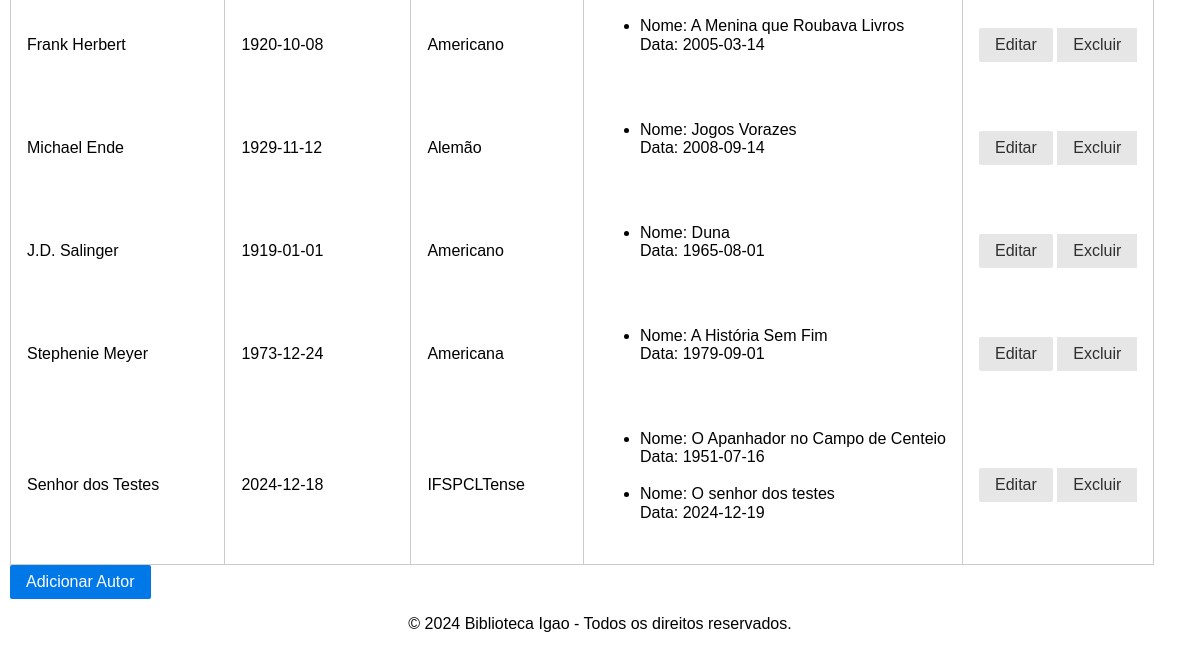
Before: /authors/autores (lower part) with the older database file.
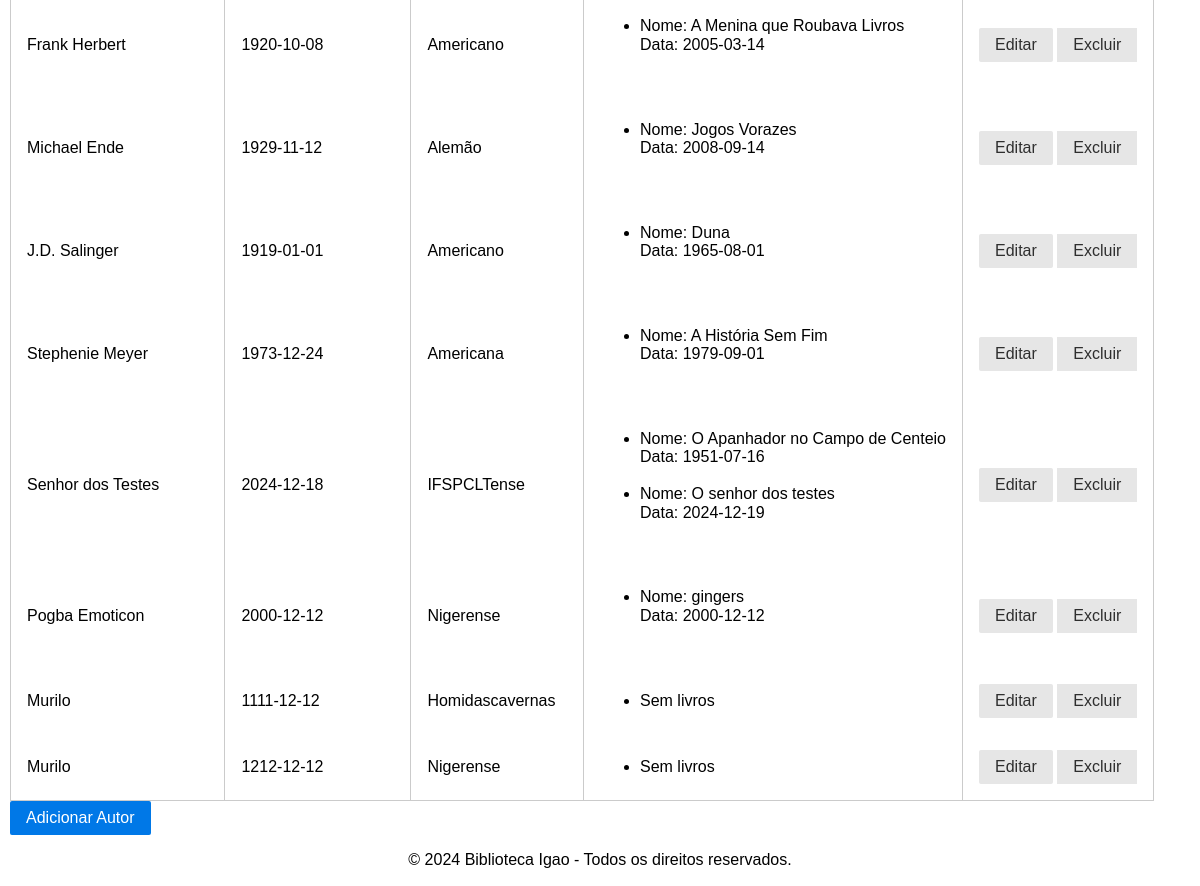
After: the same page with the newer database file.
### Uniao/model/Autores.py (models this page shows)
class Autores(database.Model):
    id = database.Column(database.Integer, primary_key=True)
    nome = database.Column(database.String(100), nullable=False)
    data_nascimento = database.Column(database.Date, nullable=True)
    nacionalidade = database.Column(database.String(50), nullable=False)
    livros = database.relationship("Livros", back_populates="autor", lazy=True)
    def JSonificar(self):
        return {
            "id": self.id,
            "nome": self.nome,
            "data_nascimento": self.data_nascimento.isoformat() if self.data_nascimento else None,
            "nacionalidade": self.nacionalidade,
            "livros": [livro.JSonificar() for livro in self.livros]
        }

### Uniao/model/Livros.py (models this page shows)
class Livros(database.Model):
    id = database.Column(database.Integer, primary_key=True)
    titulo = database.Column(database.String(150), nullable=False)
    isbn = database.Column(database.String(13), unique=True, nullable=False)
    data_publicacao = database.Column(database.Date, nullable=True)
    autor_id = database.Column(database.Integer, database.ForeignKey("autores.id"), nullable=True)
    categoria_id = database.Column(database.Integer, database.ForeignKey("categorias.id"), nullable=True)
    quantidade_total = database.Column(database.Integer, nullable=False)
    quantidade_disponivel = database.Column(database.Integer, nullable=True)
    autor = database.relationship("Autores", back_populates="livros", lazy=True)
    categoria = database.relationship("Categorias", back_populates="livros", lazy=True)
    reservas = database.relationship("Reservas", back_populates="livro", lazy=True)
    emprestimos = database.relationship("Emprestimos", back_populates="livro", lazy=True)
    def JSonificar(self):
        return {
            "id": self.id,
            "titulo": self.titulo,
            "isbn": self.isbn,
            "data_publicacao": self.data_publicacao.isoformat() if self.data_publicacao else None,
            "autor": self.autor.nome if self.autor else "Autor não definido",
            "categoria": self.categoria.nome if self.categoria else "Categoria não definida",
            "quantidade_total": self.quantidade_total,
            "quantidade_disponivel": self.quantidade_disponivel
        }

### Uniao/controller/AutorController.py (the view)
@authorController.route("/autores", methods=["GET"])
def view_autores():
    try:
        autores_json = autorRepository.searchAutoresJSON()
        return render_template("Autor/autores.html", autores=autores_json)
    except Exception as e:
        flash(f"Erro ao carregar autores: {e}", "error")
        return render_template("Autor/autores.html", autores=[])

### Uniao/DAO/AutorDAO.py (called while the page is built)
    @staticmethod
    def searchAutores():
        try:
            return Autores.query.all()
        except SQLAlchemyError as e:
            print(f"Erro ao buscar autores: {e}")
            return []

### Uniao/repository/AutorRepository.py (called while the page is built)
    def searchAutoresJSON(self):
        try:
            autores = self.autorDAO.searchAutores()
            return [autor.JSonificar() for autor in autores]
        except Exception as e:
            print(f"Erro ao buscar autores: {e}")
            return []

### Uniao/templates/Autor/autores.html (shortened to what this page needs)
<!DOCTYPE html>
<html lang="pt-br">
<head>
    <link rel="stylesheet" href="{{ url_for('static', filename='css/base.css') }}">
    <link rel="stylesheet" href="{{ url_for('static', filename='css/formulario.css') }}">
    <link rel="stylesheet" href="{{ url_for('static', filename='css/table.css') }}">
</head>
<body>
    <main>
        <table class="pure-table">
            <tbody>
                {% if autores %}
                    {% for autor in autores %}
                    <tr>
                        <td>{{ autor.nome }}</td>
                        <td>{{ autor.data_nascimento }}</td>
                        <td>{{ autor.nacionalidade }}</td>
                        <td>
                            <ul>
                                {% for livro in autor.livros %}
                                    <li>Nome: {{ livro.titulo }}<br> Data: {{ livro.data_publicacao }}</li><br>
                                {% else %}
                                    <li>Sem livros</li>
                                {% endfor %}
                            </ul>
                        </td>
                        <td>
                            <a href="{{ url_for('bp_autores.edit_autor', id=autor.id) }}" class="pure-button pure-button-secondary">Editar</a>
                            <form action="{{ url_for('bp_autores.delete_autor', id=autor.id) }}" method="POST" style="display:inline;">
                                <button type="submit" class="pure-button pure-button-error" onclick="return confirm('Tem certeza que deseja excluir este autor?')">Excluir</button>
                            </form>
                        </td>
                    </tr>
                    {% endfor %}
                {% else %}
                    <tr>
                        <td colspan="5">Nenhum autor encontrado.</td>
                    </tr>
                {% endif %}
            </tbody>
        </table>
        <a href="{{ url_for('bp_inicio.index') }}" class="pure-button pure-button-primary">Adicionar Autor</a>
    </main>
    <footer>
        <p class="centralizar">&copy; 2024 Biblioteca Igao - Todos os direitos reservados.</p>
    </footer>
</body>
</html>

Changed rows visible on the page:
added Autores: nome "Pogba Emoticon", data_nascimento "2000-12-12", nacionalidade "Nigerense", data_publicacao "2000-12-12"
added Livros: titulo "gingers"
added Autores: nome "Murilo", data_nascimento "1111-12-12", nacionalidade "Homidascavernas"
added Autores: nome "Murilo", data_nascimento "1212-12-12", nacionalidade "Nigerense"
